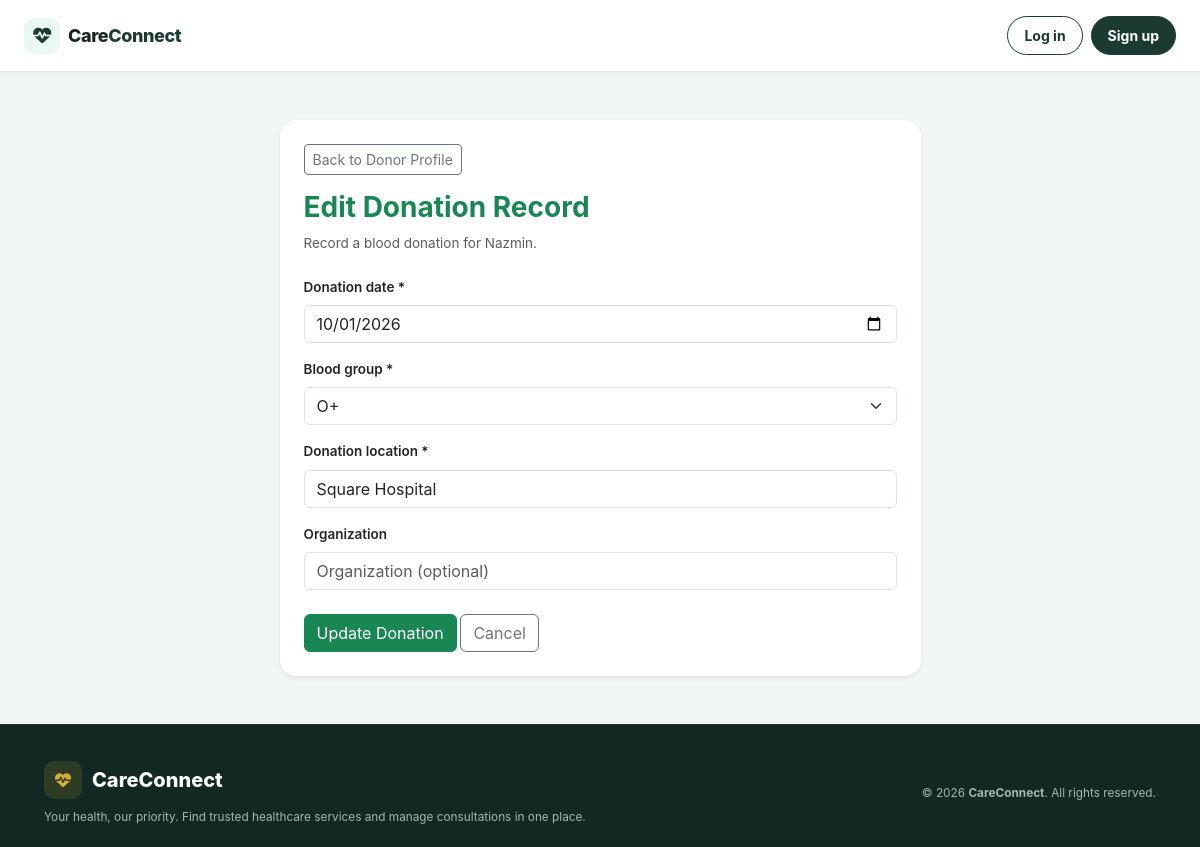
Screenshot of /donors/1/donations/1/edit/ with the database file from the repository.
### donors/models.py (models this page shows, shortened)
class Donor(models.Model):
    GENDER_CHOICES = [
        ('Male', 'Male'),
        ('Female', 'Female'),
        ('Other', 'Other'),
    ]
    BLOOD_GROUP_CHOICES = [
        ('A+', 'A+'), ('A-', 'A-'),
        ('B+', 'B+'), ('B-', 'B-'),
        ('AB+', 'AB+'), ('AB-', 'AB-'),
        ('O+', 'O+'), ('O-', 'O-'),
    ]
    user = models.OneToOneField(User, on_delete=models.CASCADE, null=True, blank=True)
    full_name = models.CharField(max_length=100)
    profile_photo = models.ImageField(
        upload_to='donor_photos/',
        blank=True,
        null=True,
    )
    age = models.IntegerField(null=True, blank=True)
    gender = models.CharField(max_length=10, choices=GENDER_CHOICES)
    blood_group = models.CharField(max_length=5, choices=BLOOD_GROUP_CHOICES)
    email = models.EmailField(blank=True, null=True)
    phone_number = models.CharField(max_length=15)
    whatsapp_number = models.CharField(max_length=15, blank=True, null=True)
    about_me = models.TextField(blank=True, null=True)
    languages = models.CharField(max_length=200, blank=True, null=True)
    district = models.CharField(max_length=100)
    upazila = models.CharField(max_length=100, blank=True, null=True)
    area = models.CharField(max_length=100)
    occupation = models.CharField(max_length=100, blank=True, null=True)
    last_donated = models.DateField(null=True, blank=True)
    is_available = models.BooleanField(default=True)
    latitude = models.FloatField(null=True, blank=True)
    longitude = models.FloatField(null=True, blank=True)
    created_at = models.DateTimeField(auto_now_add=True)

class DonationHistory(models.Model):
    donor = models.ForeignKey(Donor, on_delete=models.CASCADE, related_name='donation_history')
    date = models.DateField()
    blood_group = models.CharField(max_length=5, choices=Donor.BLOOD_GROUP_CHOICES)
    location = models.CharField(max_length=200)
    organization = models.CharField(max_length=100, blank=True, null=True)

### donors/views.py (the view)
def donor_donation_history(request, donor_id, history_id=None):
    donor = get_object_or_404(Donor, id=donor_id, is_available=True)
    history = None
    if history_id is not None:
        history = get_object_or_404(
            DonationHistory,
            id=history_id,
            donor=donor,
        )
    if request.method == 'POST':
        form = DonationHistoryForm(request.POST, instance=history)
        if form.is_valid():
            donation_history = form.save(commit=False)
            donation_history.donor = donor
            donation_history.save()
            latest_donation_date = donor.donation_history.order_by(
                '-date'
            ).values_list('date', flat=True).first()
            if donor.last_donated != latest_donation_date:
                donor.last_donated = latest_donation_date
                donor.save(update_fields=['last_donated'])
            action = 'updated' if history else 'added'
            messages.success(request, f'Donation history {action} successfully.')
            return redirect('donor_detail', donor_id=donor.id)
    else:
        form = DonationHistoryForm(instance=history)
    return render(request, 'donors/donation_history_form.html', {
        'donor': donor,
        'form': form,
        'history': history,
    })

### donors/forms.py
class DonationHistoryForm(forms.ModelForm):
    class Meta:
        model = DonationHistory
        fields = ['date', 'blood_group', 'location', 'organization']
        widgets = {
            'date': forms.DateInput(attrs={'class': 'form-control', 'type': 'date'}),
            'blood_group': forms.Select(attrs={'class': 'form-select'}),
            'location': forms.TextInput(attrs={
                'class': 'form-control',
                'placeholder': 'Hospital, blood bank, or area',
            }),
            'organization': forms.TextInput(attrs={
                'class': 'form-control',
                'placeholder': 'Organization (optional)',
            }),
        }

### templates/donors/donation_history_form.html (shortened to what this page needs)
{% extends 'base.html' %}
{% block content %}
<div class="container py-4">
    <div class="row justify-content-center">
        <div class="col-md-7">
            <div class="card p-4 border-0 shadow-sm rounded-4">
                <a href="{% url 'donor_detail' donor.id %}" class="btn btn-sm btn-outline-secondary align-self-start mb-3">Back to Donor Profile</a>
                <h3 class="fw-bold text-success mb-2">
                    {% if history %}Edit Donation Record{% else %}Add Donation Record{% endif %}
                </h3>
                <p class="text-muted mb-4">Record a blood donation for {{ donor.full_name }}.</p>
                <form method="post">
                    <div class="mb-3">
                        <label class="form-label fw-semibold" for="{{ form.date.id_for_label }}">Donation date *</label>
                        {{ form.date }}
                    </div>
                    <div class="mb-3">
                        <label class="form-label fw-semibold" for="{{ form.blood_group.id_for_label }}">Blood group *</label>
                        {{ form.blood_group }}
                    </div>
                    <div class="mb-3">
                        <label class="form-label fw-semibold" for="{{ form.location.id_for_label }}">Donation location *</label>
                        {{ form.location }}
                    </div>
                    <div class="mb-4">
                        <label class="form-label fw-semibold" for="{{ form.organization.id_for_label }}">Organization</label>
                        {{ form.organization }}
                    </div>
                    <button type="submit" class="btn btn-success">
                        {% if history %}Update Donation{% else %}Save Donation{% endif %}
                    </button>
                    <a href="{% url 'donor_detail' donor.id %}" class="btn btn-outline-secondary">Cancel</a>
                </form>
            </div>
        </div>
    </div>
</div>
{% endblock %}

### templates/base.html (style rules this page uses)
:root { --cc-primary: #1b3b32; --cc-primary-dark: #122822; --cc-accent: #d4af37; --cc-soft: #eaf8f2; --cc-bg: #f2f6f4; --cc-card: #ffffff; --cc-text: #1b2924; --cc-muted: #74827c; --cc-border: #e2ece7; }
body { margin: 0; background: var(--cc-bg); color: var(--cc-text); font-family: Inter, system-ui, -apple-system, sans-serif; font-size: 13.5px; overflow-x: hidden; }
a { text-decoration: none; }

### rows the page displays
Donor: full_name "Nazmin"
DonationHistory: date "10/01/2026", blood_group "O+", location "Square Hospital"
